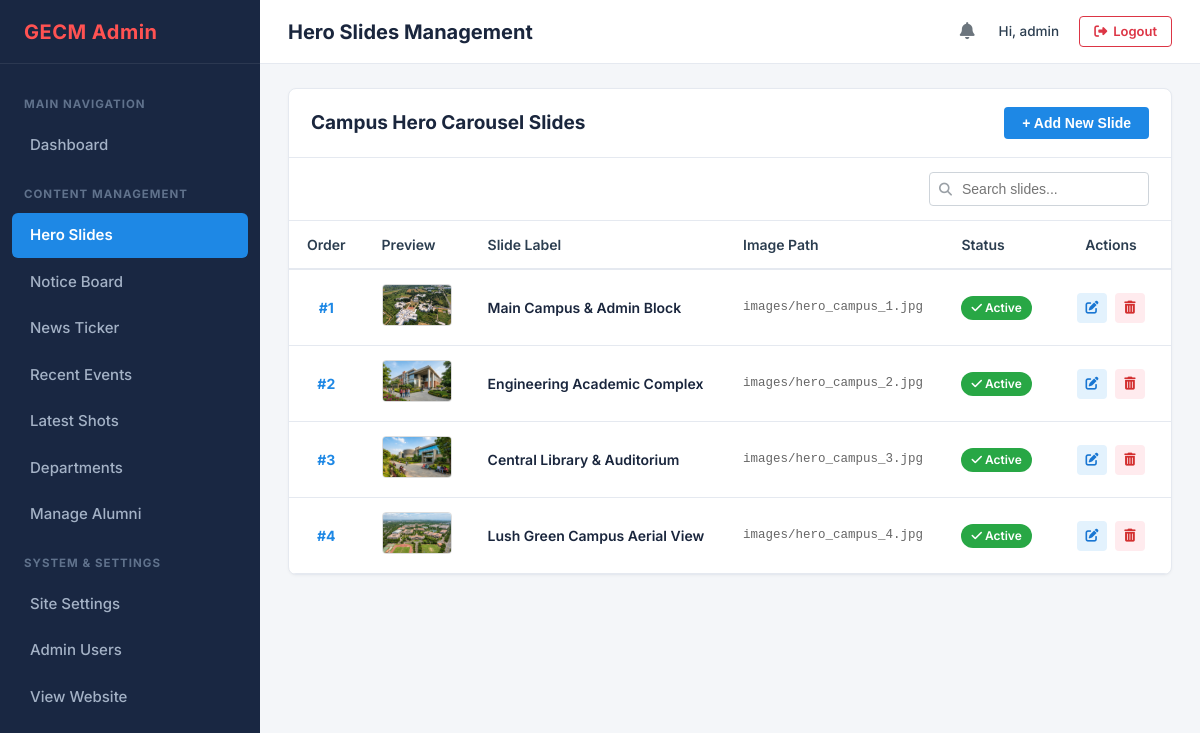
The app's page /admin/hero.php (signed in) with its own data.
### tables this page shows
CREATE TABLE IF NOT EXISTS `hero_slides` (
    `id` INT AUTO_INCREMENT PRIMARY KEY,
    `title` VARCHAR(255) NOT NULL DEFAULT 'Welcome to Government Engineering College, Modasa',
    `subtitle` VARCHAR(255) DEFAULT 'Affiliated to Gujarat Technological University (GTU) • Approved by AICTE, New Delhi',
    `image_url` VARCHAR(255) NOT NULL,
    `label` VARCHAR(150) DEFAULT NULL,
    `virtual_tour_url` VARCHAR(255) DEFAULT '#',
    `display_order` INT NOT NULL DEFAULT 0,
    `is_active` TINYINT(1) NOT NULL DEFAULT 1,
    `created_at` TIMESTAMP DEFAULT CURRENT_TIMESTAMP,
    `updated_at` TIMESTAMP DEFAULT CURRENT_TIMESTAMP ON UPDATE CURRENT_TIMESTAMP,
    INDEX `idx_hero_status_order` (`is_active`, `display_order`)
);

### admin/includes/upload_helper.php (called while the page is built, shortened)
<?php
function getAdminImageSrc($path) {
    return '../' . ltrim($path, '/');
}

### admin/hero.php (the view, shortened to what this page needs)
<?php
require_once __DIR__ . '/includes/upload_helper.php';
$pdo = getDBConnection();
$slides = [];
if ($pdo) {
    $stmt = $pdo->query("SELECT * FROM hero_slides ORDER BY display_order ASC, id ASC");
    $slides = $stmt->fetchAll();
}
require_once __DIR__ . '/includes/header.php';
?>
<div class="admin-card">
    <div class="card-top">
        <div class="card-title-group">
            <h2 class="card-title">Campus Hero Carousel Slides</h2>
        </div>
        <button type="button" class="btn-add-new" onclick="openModal('addSlideModal')">
            + Add New Slide
        </button>
    </div>
    <div class="card-actions-row">
        <div class="card-filters" style="margin-left: auto;">
            <div class="search-input-group">
                <i class="fas fa-search"></i>
                <input type="text" class="search-input" placeholder="Search slides..." data-table-search="heroTable">
            </div>
        </div>
    </div>
    <div class="table-responsive">
        <table class="admin-table" id="heroTable">
            <thead>
                <tr>
                    <th style="width: 60px;">Order</th>
                    <th style="width: 100px;">Preview</th>
                    <th>Slide Label</th>
                    <th>Image Path</th>
                    <th>Status</th>
                    <th style="width: 120px; text-align: center;">Actions</th>
                </tr>
            </thead>
            <tbody>
                <?php foreach ($slides as $row): ?>
                <tr data-status="<?= $row['is_active'] ? 'active' : 'inactive' ?>">
                    <td style="font-weight: 700; color: #1e88e5; text-align: center;">#<?= $row['display_order'] ?></td>
                    <td>
                        <img src="<?= htmlspecialchars(getAdminImageSrc($row['image_url'])) ?>" alt="Preview" style="width: 70px; height: 42px; object-fit: cover; border-radius: 4px; border: 1px solid #ddd;" onerror="this.src='https://via.placeholder.com/70x42?text=Slide';">
                    </td>
                    <td style="font-weight: 600; color: #1a263d;">
                        <?= htmlspecialchars($row['label']) ?>
                    </td>
                    <td style="font-family: monospace; font-size: 12.5px; color: #666;">
                        <?= htmlspecialchars($row['image_url']) ?>
                    </td>
                    <td>
                        <a href="hero.php?toggle=<?= $row['id'] ?>" title="Click to toggle status">
                            <?php if ($row['is_active']): ?>
                                <span class="badge badge-success"><i class="fas fa-check"></i> Active</span>
                            <?php else: ?>
                                <span class="badge badge-secondary"><i class="fas fa-eye-slash"></i> Inactive</span>
                            <?php endif; ?>
                        </a>
                    </td>
                    <td style="text-align: center;">
                        <div class="table-actions" style="justify-content: center;">
                            <a href="hero.php?edit=<?= $row['id'] ?>" class="btn-table-action btn-edit" title="Edit">
                                <i class="fas fa-edit"></i>
                            </a>
                            <a href="hero.php?delete=<?= $row['id'] ?>" class="btn-table-action btn-delete" title="Delete" onclick="return confirm('Are you sure you want to delete this slide?');">
                                <i class="fas fa-trash-alt"></i>
                            </a>
                        </div>
                    </td>
                </tr>
                <?php endforeach; ?>
            </tbody>
        </table>
    </div>
</div>
<?php require_once __DIR__ . '/includes/footer.php'; ?>

### admin/css/admin.css (style rules this page uses)
:root { --admin-sidebar-bg: #192742; --admin-sidebar-hover: rgba(255, 255, 255, 0.08); --admin-sidebar-active: #1e88e5; --admin-sidebar-text: #a4b2c6; --admin-sidebar-text-active: #ffffff; --admin-brand-color: #ff5252; --admin-topbar-bg: #ffffff; --admin-body-bg: #f4f6f9; --admin-card-bg: #ffffff; --admin-border-color: #e5e9f0; --admin-text-main: #2c3e50; --admin-text-muted: #6c757d; --admin-primary: #1e88e5; --admin-success: #28a745; --admin-danger: #dc3545; --admin-warning: #ffc107; --admin-info: #00bcd4; --admin-dark-btn: #495057; --font-family: 'Inter', -apple-system, BlinkMacSystemFont, "Segoe UI", Roboto, "Helvetica Neue", Arial, sans-serif; }
*, *::before, *::after { box-sizing: border-box; margin: 0; padding: 0; }
body { font-family: var(--font-family); background-color: var(--admin-body-bg); color: var(--admin-text-main); line-height: 1.5; font-size: 14px; -webkit-font-smoothing: antialiased; }
a { color: var(--admin-primary); text-decoration: none; transition: color 0.2s ease; }
.admin-card { background-color: var(--admin-card-bg); border: 1px solid var(--admin-border-color); border-radius: 8px; box-shadow: 0 1px 3px rgba(0, 0, 0, 0.04); margin-bottom: 24px; overflow: hidden; }
.card-top { padding: 18px 22px; display: flex; align-items: center; justify-content: space-between; border-bottom: 1px solid var(--admin-border-color); flex-wrap: wrap; gap: 16px; }
.card-title-group { display: flex; align-items: center; gap: 10px; }
.card-title { font-size: 19px; font-weight: 700; color: #1a263d; }
.card-actions-row { padding: 14px 22px; display: flex; align-items: center; justify-content: space-between; flex-wrap: wrap; gap: 14px; background-color: #ffffff; border-bottom: 1px solid var(--admin-border-color); }
.card-filters { display: flex; align-items: center; gap: 12px; flex-wrap: wrap; }
.search-input-group { position: relative; display: flex; align-items: center; }
.search-input-group i { position: absolute; left: 10px; color: #9aa0a6; font-size: 13px; }
.search-input { padding: 8px 12px 8px 32px; border: 1px solid #ced4da; border-radius: 4px; font-size: 14px; outline: none; width: 220px; transition: border-color 0.2s ease, width 0.2s ease; }
.btn-add-new { background-color: var(--admin-primary); color: #ffffff; padding: 8px 18px; border-radius: 4px; font-size: 14px; font-weight: 600; display: inline-flex; align-items: center; gap: 6px; border: none; cursor: pointer; transition: background-color 0.2s ease; }
.table-responsive { width: 100%; overflow-x: auto; }
.admin-table { width: 100%; border-collapse: collapse; text-align: left; font-size: 14px; }
.admin-table th { background-color: #ffffff; color: #2c3e50; font-weight: 600; padding: 13px 18px; border-bottom: 2px solid var(--admin-border-color); white-space: nowrap; font-size: 14px; }
.admin-table td { padding: 14px 18px; border-bottom: 1px solid var(--admin-border-color); color: #495057; vertical-align: middle; font-size: 14px; }
.admin-table tbody tr { transition: background-color 0.15s ease; }
.badge { display: inline-block; padding: 3px 10px; border-radius: 12px; font-size: 12px; font-weight: 600; text-align: center; }
.badge-success { background-color: #28a745; color: #fff; }
.table-actions { display: flex; align-items: center; gap: 8px; }
.btn-table-action { width: 30px; height: 30px; border-radius: 4px; border: none; display: inline-flex; align-items: center; justify-content: center; cursor: pointer; font-size: 13px; transition: opacity 0.2s ease; }
.btn-edit { background-color: #e3f2fd; color: #1976d2; }
.btn-delete { background-color: #ffebee; color: #d32f2f; }

### records on screen
hero_slides: display_order "1", image_url (picture), label "Main Campus & Admin Block", image_url "images/hero_campus_1.jpg", is_active 1 (drawn)
hero_slides: display_order "2", image_url (picture), label "Engineering Academic Complex", image_url "images/hero_campus_2.jpg", is_active 1 (drawn)
hero_slides: display_order "3", image_url (picture), label "Central Library & Auditorium", image_url "images/hero_campus_3.jpg", is_active 1 (drawn)
hero_slides: display_order "4", image_url (picture), label "Lush Green Campus Aerial View", image_url "images/hero_campus_4.jpg", is_active 1 (drawn)

### other values on screen
$page_title "Hero Slides Management"
$admin['username'] "admin"
